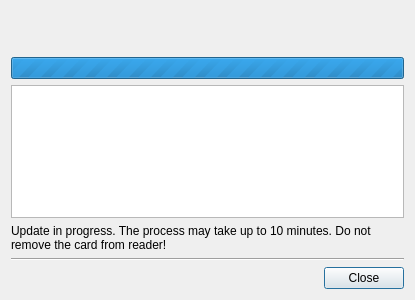
<?xml version="1.0" encoding="UTF-8"?>
<ui version="4.0">
 <class>Updater</class>
 <widget class="QDialog" name="Updater">
  <property name="geometry">
   <rect>
    <x>0</x>
    <y>0</y>
    <width>415</width>
    <height>300</height>
   </rect>
  </property>
  <property name="windowTitle">
   <string>Certificate update</string>
  </property>
  <layout class="QVBoxLayout" name="UpdaterLayout">
   <item>
    <widget class="QStackedWidget" name="stackedWidget">
     <property name="currentIndex">
      <number>0</number>
     </property>
     <widget class="QWidget" name="processPage">
      <layout class="QVBoxLayout" name="processPageLayout" stretch="0,0,0,1">
       <property name="leftMargin">
        <number>0</number>
       </property>
       <property name="topMargin">
        <number>0</number>
       </property>
       <property name="rightMargin">
        <number>0</number>
       </property>
       <property name="bottomMargin">
        <number>0</number>
       </property>
       <item>
        <widget class="QLabel" name="label">
         <property name="minimumSize">
          <size>
           <width>0</width>
           <height>40</height>
          </size>
         </property>
         <property name="wordWrap">
          <bool>true</bool>
         </property>
        </widget>
       </item>
       <item>
        <widget class="QProgressBar" name="progressBar">
         <property name="maximum">
          <number>0</number>
         </property>
         <property name="textVisible">
          <bool>false</bool>
         </property>
        </widget>
       </item>
       <item>
        <widget class="QPlainTextEdit" name="log">
         <property name="undoRedoEnabled">
          <bool>false</bool>
         </property>
         <property name="readOnly">
          <bool>true</bool>
         </property>
        </widget>
       </item>
       <item>
        <widget class="QLabel" name="progressRunning">
         <property name="text">
          <string>Update in progress. The process may take up to 10 minutes. Do not remove the card from reader!</string>
         </property>
         <property name="wordWrap">
          <bool>true</bool>
         </property>
        </widget>
       </item>
      </layout>
     </widget>
     <widget class="QWidget" name="pageMessage">
      <layout class="QVBoxLayout" name="pageMessageLayout">
       <property name="leftMargin">
        <number>0</number>
       </property>
       <property name="topMargin">
        <number>0</number>
       </property>
       <property name="rightMargin">
        <number>0</number>
       </property>
       <property name="bottomMargin">
        <number>0</number>
       </property>
       <item>
        <widget class="QLabel" name="message">
         <property name="wordWrap">
          <bool>true</bool>
         </property>
         <property name="openExternalLinks">
          <bool>true</bool>
         </property>
        </widget>
       </item>
       <item>
        <widget class="QCheckBox" name="messageAgree">
         <property name="text">
          <string>I agree to the terms of use of certificates.</string>
         </property>
        </widget>
       </item>
      </layout>
     </widget>
     <widget class="QWidget" name="envelopePage">
      <layout class="QVBoxLayout" name="envelopePageLayout" stretch="0,1,0">
       <property name="leftMargin">
        <number>0</number>
       </property>
       <property name="topMargin">
        <number>0</number>
       </property>
       <property name="rightMargin">
        <number>0</number>
       </property>
       <property name="bottomMargin">
        <number>0</number>
       </property>
       <item>
        <widget class="QLabel" name="envelopeLabel"/>
       </item>
       <item>
        <widget class="QLabel" name="envelope"/>
       </item>
       <item>
        <widget class="QCheckBox" name="envelopeAgree">
         <property name="text">
          <string>I confirm I have stored the new PIN1, PIN2 and PUK code.</string>
         </property>
        </widget>
       </item>
      </layout>
     </widget>
     <widget class="QWidget" name="pinPage">
      <layout class="QVBoxLayout" name="pinPageLayout">
       <property name="leftMargin">
        <number>0</number>
       </property>
       <property name="topMargin">
        <number>0</number>
       </property>
       <property name="rightMargin">
        <number>0</number>
       </property>
       <property name="bottomMargin">
        <number>0</number>
       </property>
       <item>
        <spacer name="pinBottomSpacer">
         <property name="orientation">
          <enum>Qt::Vertical</enum>
         </property>
         <property name="sizeHint" stdset="0">
          <size>
           <width>20</width>
           <height>63</height>
          </size>
         </property>
        </spacer>
       </item>
       <item>
        <widget class="QLabel" name="pinLabel">
         <property name="buddy">
          <cstring>pinInput</cstring>
         </property>
        </widget>
       </item>
       <item>
        <layout class="QHBoxLayout" name="pinLayout">
         <item>
          <spacer name="pinLeftSpacer">
           <property name="orientation">
            <enum>Qt::Horizontal</enum>
           </property>
           <property name="sizeHint" stdset="0">
            <size>
             <width>40</width>
             <height>20</height>
            </size>
           </property>
          </spacer>
         </item>
         <item>
          <widget class="QLabel" name="pinType"/>
         </item>
         <item>
          <widget class="QLineEdit" name="pinInput">
           <property name="maxLength">
            <number>12</number>
           </property>
           <property name="echoMode">
            <enum>QLineEdit::Password</enum>
           </property>
          </widget>
         </item>
         <item>
          <spacer name="pinRightSpacer">
           <property name="orientation">
            <enum>Qt::Horizontal</enum>
           </property>
           <property name="sizeHint" stdset="0">
            <size>
             <width>40</width>
             <height>20</height>
            </size>
           </property>
          </spacer>
         </item>
        </layout>
       </item>
       <item>
        <widget class="QProgressBar" name="pinProgress">
         <property name="maximum">
          <number>30</number>
         </property>
         <property name="value">
          <number>30</number>
         </property>
         <property name="textVisible">
          <bool>false</bool>
         </property>
        </widget>
       </item>
       <item>
        <spacer name="pinTopSpacer">
         <property name="orientation">
          <enum>Qt::Vertical</enum>
         </property>
         <property name="sizeHint" stdset="0">
          <size>
           <width>20</width>
           <height>63</height>
          </size>
         </property>
        </spacer>
       </item>
      </layout>
     </widget>
    </widget>
   </item>
   <item>
    <widget class="Line" name="line">
     <property name="orientation">
      <enum>Qt::Horizontal</enum>
     </property>
    </widget>
   </item>
   <item>
    <widget class="QDialogButtonBox" name="buttonBox">
     <property name="orientation">
      <enum>Qt::Horizontal</enum>
     </property>
     <property name="standardButtons">
      <set>QDialogButtonBox::Close</set>
     </property>
    </widget>
   </item>
  </layout>
 </widget>
 <resources/>
 <connections/>
</ui>
